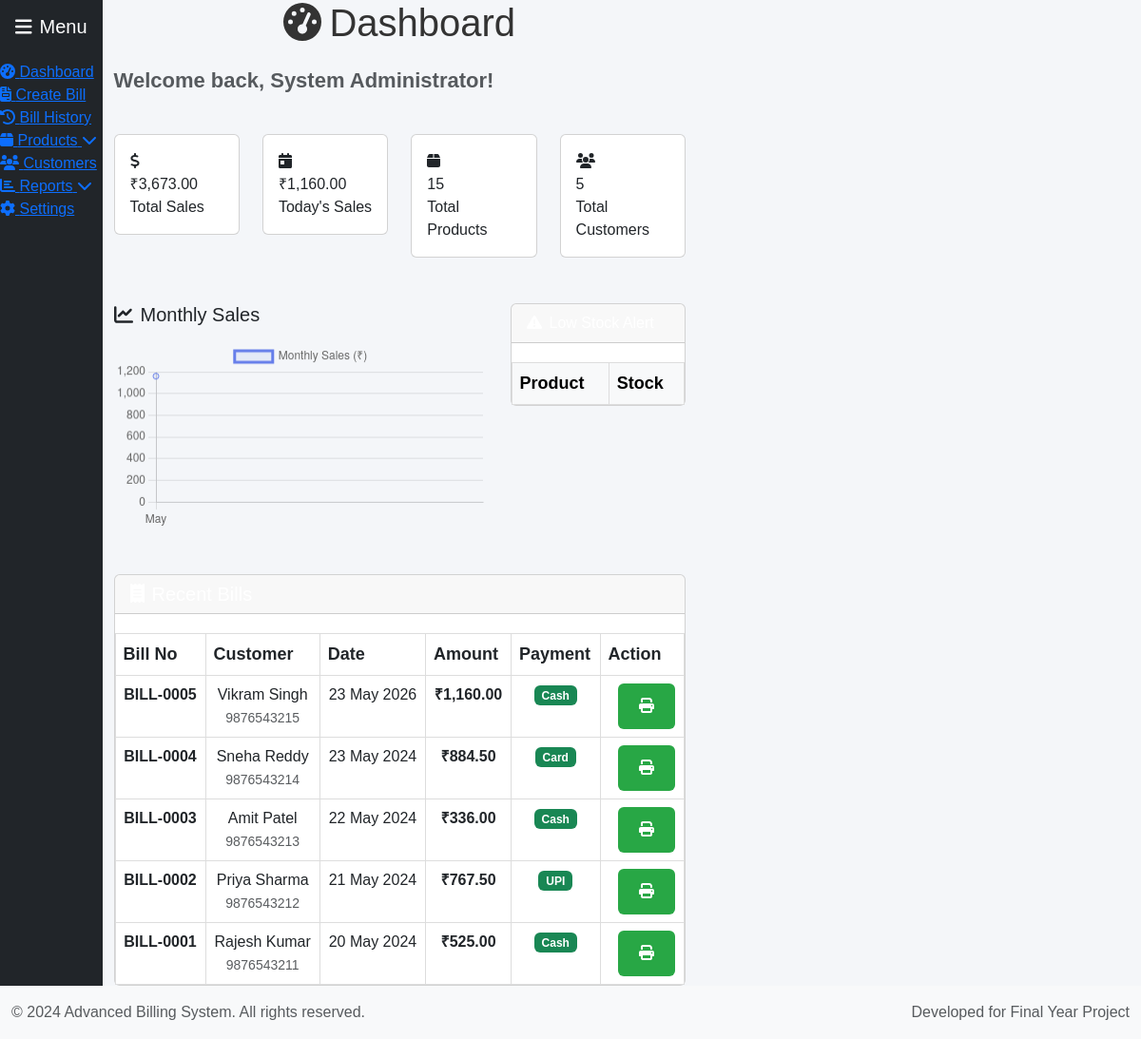
Screenshot of /dashboard.php (signed in) with the database file from the repository.
### tables this page shows
CREATE TABLE IF NOT EXISTS bills (
    id INT AUTO_INCREMENT PRIMARY KEY,
    bill_number VARCHAR(50) NOT NULL UNIQUE,
    customer_id INT,
    customer_name VARCHAR(100) NOT NULL,
    customer_phone VARCHAR(15),
    subtotal DECIMAL(10,2) NOT NULL,
    gst_amount DECIMAL(10,2) NOT NULL,
    discount_amount DECIMAL(10,2) DEFAULT 0,
    final_amount DECIMAL(10,2) NOT NULL,
    payment_method VARCHAR(20) DEFAULT 'Cash',
    bill_date DATE NOT NULL,
    created_at TIMESTAMP DEFAULT CURRENT_TIMESTAMP,
    FOREIGN KEY (customer_id) REFERENCES customers(id) ON DELETE SET NULL
);

### includes/db.php (called while the page is built, shortened)
<?php
function format_currency($amount) {
    return CURRENCY . number_format($amount, 2);
}
function get_admin_name() {
    return isset($_SESSION['admin_name']) ? $_SESSION['admin_name'] : 'Admin';
}
?>

### dashboard.php (the view, shortened to what this page needs)
<?php
require_once 'includes/db.php';
$stats_query = "SELECT * FROM dashboard_stats";
$stats = $conn->query($stats_query)->fetch_assoc();
$recent_bills_query = "SELECT * FROM bills ORDER BY id DESC LIMIT 5";
$recent_bills = $conn->query($recent_bills_query);
$monthly_sales_query = "SELECT DATE_FORMAT(bill_date, '%M') as month, SUM(final_amount) as sales
                        FROM bills
                        WHERE YEAR(bill_date) = YEAR(CURDATE())
                        GROUP BY MONTH(bill_date)
                        ORDER BY MONTH(bill_date)";
$monthly_sales = $conn->query($monthly_sales_query);
?>
<!DOCTYPE html>
<html lang="en">
<head>
    <link href="https://cdn.jsdelivr.net/npm/bootstrap@5.3.0/dist/css/bootstrap.min.css" rel="stylesheet">
    <link rel="stylesheet" href="https://cdnjs.cloudflare.com/ajax/libs/font-awesome/6.4.0/css/all.min.css">
    <link rel="stylesheet" href="style.css">
</head>
<body>
    <div class="d-flex">
        <?php include '../includes/sidebar.php'; ?>
        <div class="main-content">
            <div class="container-fluid">
                <div class="row mb-4">
                    <div class="col-12">
                        <h2 class="mb-0"><i class="fas fa-tachometer-alt me-2"></i>Dashboard</h2>
                        <p class="text-muted">Welcome back, <?php echo get_admin_name(); ?>!</p>
                    </div>
                </div>
                <div class="row mb-4">
                    <div class="col-xl-3 col-md-6 mb-4">
                        <div class="card stats-card">
                            <div class="card-body">
                                <div class="stats-icon primary">
                                    <i class="fas fa-dollar-sign"></i>
                                </div>
                                <div class="stats-number"><?php echo format_currency($stats['total_sales']); ?></div>
                                <div class="stats-label">Total Sales</div>
                            </div>
                        </div>
                    </div>
                    <div class="col-xl-3 col-md-6 mb-4">
                        <div class="card stats-card">
                            <div class="card-body">
                                <div class="stats-icon success">
                                    <i class="fas fa-calendar-day"></i>
                                </div>
                                <div class="stats-number"><?php echo format_currency($stats['today_sales']); ?></div>
                                <div class="stats-label">Today's Sales</div>
                            </div>
                        </div>
                    </div>
                    <div class="col-xl-3 col-md-6 mb-4">
                        <div class="card stats-card">
                            <div class="card-body">
                                <div class="stats-icon warning">
                                    <i class="fas fa-box"></i>
                                </div>
                                <div class="stats-number"><?php echo $stats['total_products']; ?></div>
                                <div class="stats-label">Total Products</div>
                            </div>
                        </div>
                    </div>
                    <div class="col-xl-3 col-md-6 mb-4">
                        <div class="card stats-card">
                            <div class="card-body">
                                <div class="stats-icon info">
                                    <i class="fas fa-users"></i>
                                </div>
                                <div class="stats-number"><?php echo $stats['total_customers']; ?></div>
                                <div class="stats-label">Total Customers</div>
                            </div>
                        </div>
                    </div>
                </div>
                <div class="row mb-4">
                    <div class="col-lg-8 mb-4">
                        <div class="chart-container">
                            <h5 class="mb-3"><i class="fas fa-chart-line me-2"></i>Monthly Sales</h5>
                            <canvas id="salesChart"></canvas>
                        </div>
                    </div>
                    <div class="col-lg-4 mb-4">
                        <div class="card">
                            <div class="card-header bg-gradient-primary text-white">
                                <i class="fas fa-exclamation-triangle me-2"></i>Low Stock Alert
                            </div>
                            <div class="card-body p-0">
                                <div class="table-responsive">
                                    <table class="table table-hover mb-0">
                                        <thead class="table-light">
                                            <tr>
                                                <th>Product</th>
                                                <th>Stock</th>
                                            </tr>
                                        </thead>
                                    </table>
                                </div>
                            </div>
                        </div>
                    </div>
                </div>
                <div class="row">
                    <div class="col-12">
                        <div class="card table-custom">
                            <div class="card-header bg-gradient-primary text-white">
                                <h5 class="mb-0"><i class="fas fa-receipt me-2"></i>Recent Bills</h5>
                            </div>
                            <div class="card-body p-0">
                                <div class="table-responsive">
                                    <table class="table table-hover mb-0">
                                        <thead>
                                            <tr>
                                                <th>Bill No</th>
                                                <th>Customer</th>
                                                <th>Date</th>
                                                <th>Amount</th>
                                                <th>Payment</th>
                                                <th>Action</th>
                                            </tr>
                                        </thead>
                                        <tbody>
                                            <?php while($bill = $recent_bills->fetch_assoc()): ?>
                                            <tr>
                                                <td><strong><?php echo $bill['bill_number']; ?></strong></td>
                                                <td>
                                                    <?php echo $bill['customer_name']; ?>
                                                    <br>
                                                    <small class="text-muted"><?php echo $bill['customer_phone']; ?></small>
                                                </td>
                                                <td><?php echo date('d M Y', strtotime($bill['bill_date'])); ?></td>
                                                <td><strong><?php echo format_currency($bill['final_amount']); ?></strong></td>
                                                <td>
                                                    <span class="badge bg-success"><?php echo $bill['payment_method']; ?></span>
                                                </td>
                                                <td>
                                                    <a href="print_bill.php?bill_id=<?php echo $bill['id']; ?>"
                                                       class="btn btn-sm btn-primary" target="_blank">
                                                        <i class="fas fa-print"></i>
                                                    </a>
                                                </td>
                                            </tr>
                                            <?php endwhile; ?>
                                        </tbody>
                                    </table>
                                </div>
                            </div>
                        </div>
                    </div>
                </div>
            </div>
        </div>
    </div>
   <?php include 'includes/footer.php'; ?>
    <script>
    // Sales Chart
    const ctx = document.getElementById('salesChart').getContext('2d');
    const salesChart = new Chart(ctx, {
        type: 'line',
        data: {
            labels: [
                <?php
                $monthly_sales->data_seek(0);
                while($row = $monthly_sales->fetch_assoc()) {
                    echo "'" . $row['month'] . "',";
                }
                ?>
            ],
            datasets: [{
                label: 'Monthly Sales (₹)',
                data: [
                    <?php
                    $monthly_sales->data_seek(0);
                    while($row = $monthly_sales->fetch_assoc()) {
                        echo $row['sales'] . ",";
                    }
                    ?>
                ],
                borderColor: 'rgb(102, 126, 234)',
                backgroundColor: 'rgba(102, 126, 234, 0.1)',
                tension: 0.4,
                fill: true
            }]
        },
        options: {
            responsive: true,
            plugins: {
                legend: {
                    display: true,
                    position: 'top'
                }
            },
            scales: {
                y: {
                    beginAtZero: true
                }
            }
        }
    });
    </script>
</body>
</html>

### includes/sidebar.php (shortened to what this page needs)
<div class="sidebar bg-dark" id="sidebar">
    <div class="sidebar-header p-3 text-white">
        <h5><i class="fas fa-bars me-2"></i>Menu</h5>
    </div>
    <ul class="sidebar-menu list-unstyled">
        <li>
            <a href="dashboard.php" class="sidebar-link">
                <i class="fas fa-tachometer-alt"></i>
                <span>Dashboard</span>
            </a>
        </li>
        <li>
            <a href="create_bill.php" class="sidebar-link">
                <i class="fas fa-file-invoice"></i>
                <span>Create Bill</span>
            </a>
        </li>
        <li>
            <a href="bill_history.php" class="sidebar-link">
                <i class="fas fa-history"></i>
                <span>Bill History</span>
            </a>
        </li>
        <li class="sidebar-dropdown">
            <a href="#productSubmenu" data-bs-toggle="collapse" class="sidebar-link">
                <i class="fas fa-box"></i>
                <span>Products</span>
                <i class="fas fa-chevron-down ms-auto"></i>
            </a>
        </li>
        <li>
            <a href="customers.php" class="sidebar-link">
                <i class="fas fa-users"></i>
                <span>Customers</span>
            </a>
        </li>
        <li class="sidebar-dropdown">
            <a href="#reportSubmenu" data-bs-toggle="collapse" class="sidebar-link">
                <i class="fas fa-chart-bar"></i>
                <span>Reports</span>
                <i class="fas fa-chevron-down ms-auto"></i>
            </a>
        </li>
        <li>
            <a href="settings.php" class="sidebar-link">
                <i class="fas fa-cog"></i>
                <span>Settings</span>
            </a>
        </li>
    </ul>
</div>

### includes/footer.php (shortened to what this page needs)
<footer class="footer mt-auto py-3 bg-light">
    <div class="container-fluid">
        <div class="row">
            <div class="col-md-6">
                <span class="text-muted">© 2024 <?php echo APP_NAME; ?>. All rights reserved.</span>
            </div>
            <div class="col-md-6 text-end">
                <span class="text-muted">Developed for Final Year Project</span>
            </div>
        </div>
    </div>
</footer>

### style.css (style rules this page uses)
body { margin: 0; padding: 0; background: #f4f6f9; font-family: Arial, sans-serif; }
h2 { text-align: center; margin-bottom: 30px; color: #333; font-size: 40px; }
.btn, .btn-submit { padding: 12px 22px; border: none; border-radius: 6px; cursor: pointer; font-size: 16px; font-weight: bold; margin-left: 10px; transition: 0.3s; }
.btn { background: #28a745; color: white; }
table { width: 100%; border-collapse: collapse; margin-top: 20px; }
table thead { background: #007bff; color: white; }
table th { padding: 14px; font-size: 18px; border: 1px solid #ddd; }
table td { padding: 12px; border: 1px solid #ddd; text-align: center; font-size: 16px; }
p { font-size: 22px; font-weight: bold; margin-top: 20px; }

### rows the page displays
bills: bill_number "BILL-0005", customer_name "Vikram Singh", customer_phone "9876543215", bill_date "23 May 2026", final_amount "₹1,160.00", payment_method "Cash"
bills: bill_number "BILL-0004", customer_name "Sneha Reddy", customer_phone "9876543214", bill_date "23 May 2024", final_amount "₹884.50", payment_method "Card"
bills: bill_number "BILL-0003", customer_name "Amit Patel", customer_phone "9876543213", bill_date "22 May 2024", final_amount "₹336.00", payment_method "Cash"
bills: bill_number "BILL-0002", customer_name "Priya Sharma", customer_phone "9876543212", bill_date "21 May 2024", final_amount "₹767.50", payment_method "UPI"
bills: bill_number "BILL-0001", customer_name "Rajesh Kumar", customer_phone "9876543211", bill_date "20 May 2024", final_amount "₹525.00", payment_method "Cash"

### other values shown
get_admin_name() "System Administrator"
format_currency($stats['total_sales']) "₹3,673.00"
format_currency($stats['today_sales']) "₹1,160.00"
$stats['total_products'] "15"
$stats['total_customers'] "5"
APP_NAME "Advanced Billing System"
chart data {{ $row['month'] }} May
chart data {{ $row['sales'] }} 1160.00
